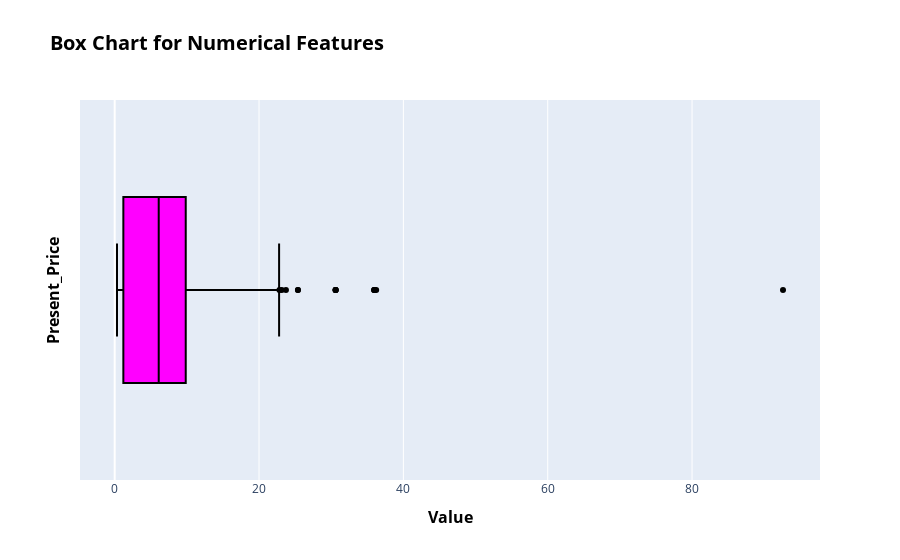
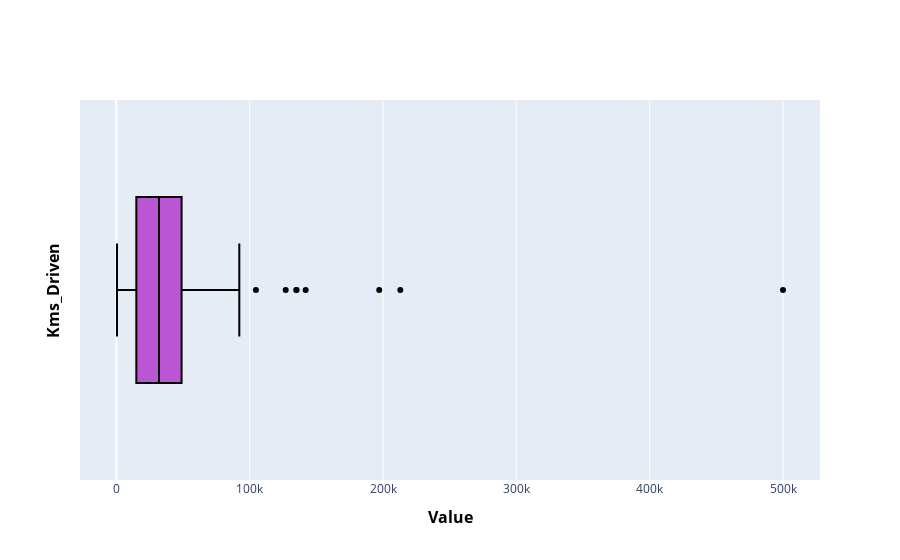
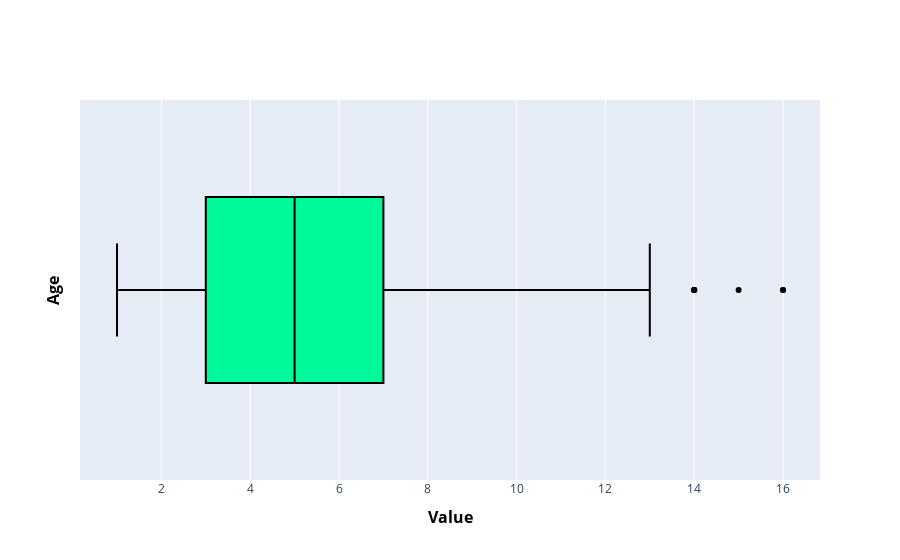

The notebook cell saved with these charts, in order:
### Markdown cell above
<a id="step3-9"></a>
# <b><span style='color:#00008B'>Step 3.9 |</span><span style='color:#00008B'> Box chart for 'numerical' features </span></b>
⬆️ [Tabel of Contents](#contents_tabel)

### Code cell
numerical_names = ['Present_Price', 'Kms_Driven', 'Age', 'Selling_Price']
titles = ['<b>Present_Price</b>', '<b>Kms_Driven</b>', '<b>Age</b>', '<b>Selling_Price</b>']
colors = ['#FF00FF', '#BA55D3', '#00FA9A', '#ff5400']

i=0

for col in numerical_names:

    fig = go.Figure()
    
    fig.add_trace(go.Box(x=df_numerical[col],
                        name='',
                        line=dict(color='black'),
                        fillcolor=colors[i]))

    if col == 'Present_Price':
        fig.update_layout(
                            title={
                                'text': '<b> Box Chart for Numerical Features </b>',
                                'font': {'size': 20, 'color': 'black'}
                                 }
                          )
    
    fig.update_layout(
                        xaxis={
                                'title': {'text': '<b> Value </b>', 'font': {'size': 16, 'color': 'black'}}
                              },
                        yaxis={
                                'title': {'text': titles[i], 'font': {'size': 16, 'color': 'black',}}
                              }
                     )
    
    fig.update_traces(orientation='h')
    fig.show()

    i += 1

### Figure 1 — Plotly figure (JSON) as saved in the notebook; plotly's stock layout.template omitted (floating-point values rounded to 4 significant figures; data arrays with more than 128 entries replaced by an {"elided": "..."} marker saying what was removed)
{"data": [{"fillcolor": "#FF00FF", "line": {"color": "black"}, "name": "", "orientation": "h", "type": "box", "x": {"elided": "299 float values"}}], "layout": {"title": {"font": {"color": "black", "size": 20}, "text": "<b> Box Chart for Numerical Features </b>"}, "xaxis": {"title": {"font": {"color": "black", "size": 16}, "text": "<b> Value </b>"}}, "yaxis": {"title": {"font": {"color": "black", "size": 16}, "text": "<b>Present_Price</b>"}}}}

### Figure 2 — Plotly figure (JSON) as saved in the notebook; plotly's stock layout.template omitted (floating-point values rounded to 4 significant figures; data arrays with more than 128 entries replaced by an {"elided": "..."} marker saying what was removed)
{"data": [{"fillcolor": "#BA55D3", "line": {"color": "black"}, "name": "", "orientation": "h", "type": "box", "x": {"elided": "299 int values"}}], "layout": {"xaxis": {"title": {"font": {"color": "black", "size": 16}, "text": "<b> Value </b>"}}, "yaxis": {"title": {"font": {"color": "black", "size": 16}, "text": "<b>Kms_Driven</b>"}}}}

### Figure 3 — Plotly figure (JSON) as saved in the notebook; plotly's stock layout.template omitted (floating-point values rounded to 4 significant figures; data arrays with more than 128 entries replaced by an {"elided": "..."} marker saying what was removed)
{"data": [{"fillcolor": "#00FA9A", "line": {"color": "black"}, "name": "", "orientation": "h", "type": "box", "x": {"elided": "299 int values"}}], "layout": {"xaxis": {"title": {"font": {"color": "black", "size": 16}, "text": "<b> Value </b>"}}, "yaxis": {"title": {"font": {"color": "black", "size": 16}, "text": "<b>Age</b>"}}}}
